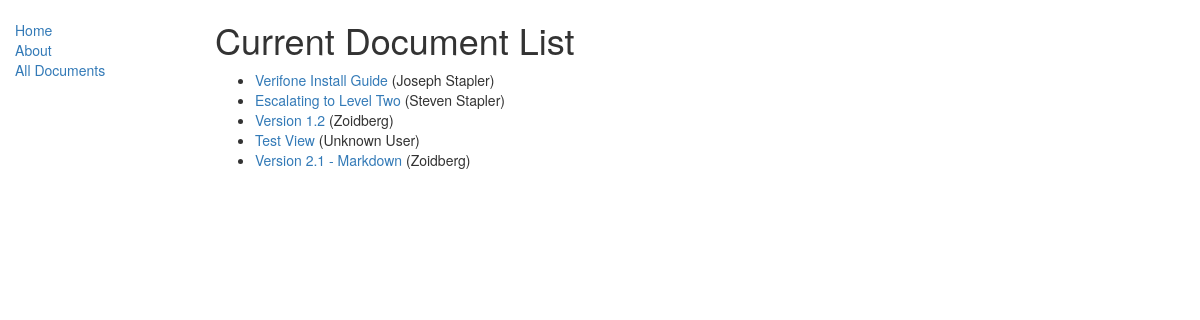
The page /home/documents/ (signed in) on the database as committed earlier.
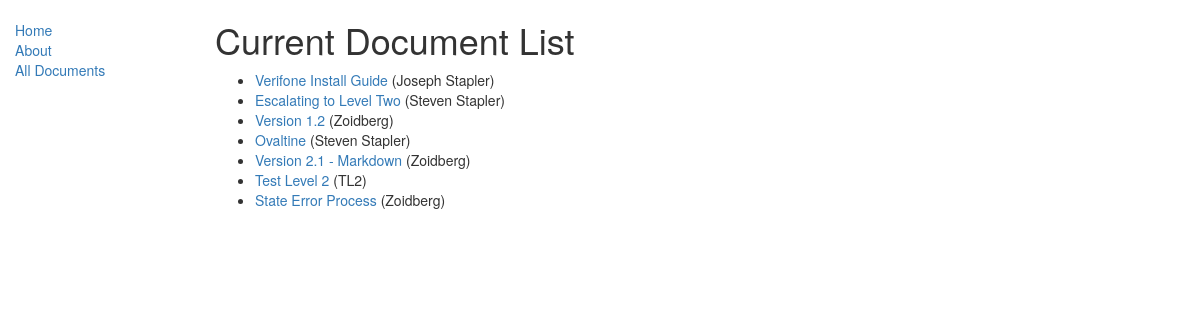
The same page on the database as committed later.
### kbs_view/models.py (models this page shows, shortened)
class Document(models.Model):
	BRINK = 'BR'
	PIXEL = 'PX'
	SIVA = 'SV'
	HERITAGE = 'HR'
	SOFTWARE_CHOICES = (
		(BRINK, 'Brink'),
		(PIXEL, 'Pixel'),
		(SIVA, 'Siva'),
		(HERITAGE, 'Heritage'),
	)
	title = models.CharField(max_length=128,
							 unique=True, verbose_name='Document Title')
	body = MarkdownxField(help_text='Enter the detailed information for this KBS Document')
	date_modified = models.DateField(auto_now=True, editable=False)
	publisher = models.CharField(max_length=50, default="Zoidberg") #Needs to update with each change
	software_product = models.CharField(
					   max_length=2,
					   choices = SOFTWARE_CHOICES,
					   default = BRINK,
					   help_text='Select the software regarding this KBS Document',
					   verbose_name='Software Product')
	favorited = models.BooleanField(default=False, verbose_name='Favorited?', editable=False)
	views = models.IntegerField(default=0, help_text='Number of times this document has been viewed.', editable=False)
	def get_absolute_url(self):
		return reverse('document-detail', args=[str(self.id)])

### kbs_view/views.py (the view)
class DocumentListView(LoginRequiredMixin ,generic.ListView):
	model = Document
	'''
	 def get_context_data(self, **kwargs):
        Call the base implementation first to get a context
        context = super(BookListView, self).get_context_data(**kwargs)
        Get the blog from id and add it to the context
        context['some_data'] = 'This is just some data'
        return context
	'''

### kbs_view/static/templates/kbs_view/document_list.html
{% extends "base_generic.html" %}
{% block content %}
    <h1>Current Document List</h1>
    {% if document_list %}
    <ul>
      {% for document in document_list %}
      <li>
        <a href="{{ document.get_absolute_url }}">{{ document.title }}</a> ({{document.publisher}})
      </li>
      {% endfor %}
    </ul>
    {% else %}
      <p>There are no uploaded documents currently.</p>
    {% endif %}
{% endblock %}

### kbs_view/static/templates/base_generic.html (shortened to what this page needs)
<!DOCTYPE html>
<html lang="en">
<head>
  <link rel="stylesheet" href="https://maxcdn.bootstrapcdn.com/bootstrap/3.3.7/css/bootstrap.min.css">
  {% load static %}
  <link rel="stylesheet" href="{% static 'css/styles.css' %}">
</head>
<body>
  <div class="container-fluid">
    <div class="row">
      <div class="col-sm-2">
      {% block sidebar %}
      <ul class="sidebar-nav">
          <li><a href="{% url 'index' %}">Home</a></li>
          <li><a href="{% url 'about' %}">About</a></li>
          <li><a href="{% url 'documents' %}">All Documents</a></li>
      </ul>
     {% endblock %}
      </div>
      <div class="col-sm-10 ">
      {% block content %}{% endblock %}
      </div>
    </div>
  </div>
</body>
</html>

### kbs_view/static/css/styles.css (style rules this page uses)
.sidebar-nav { margin-top: 20px; padding: 0; list-style: none; }

Rows that differ between the two databases and show on the page:
removed Document: title "Test View", publisher "Unknown User"
added Document: title "Ovaltine", publisher "Steven Stapler"
added Document: title "Test Level 2", publisher "TL2"
added Document: title "State Error Process", publisher "Zoidberg"
